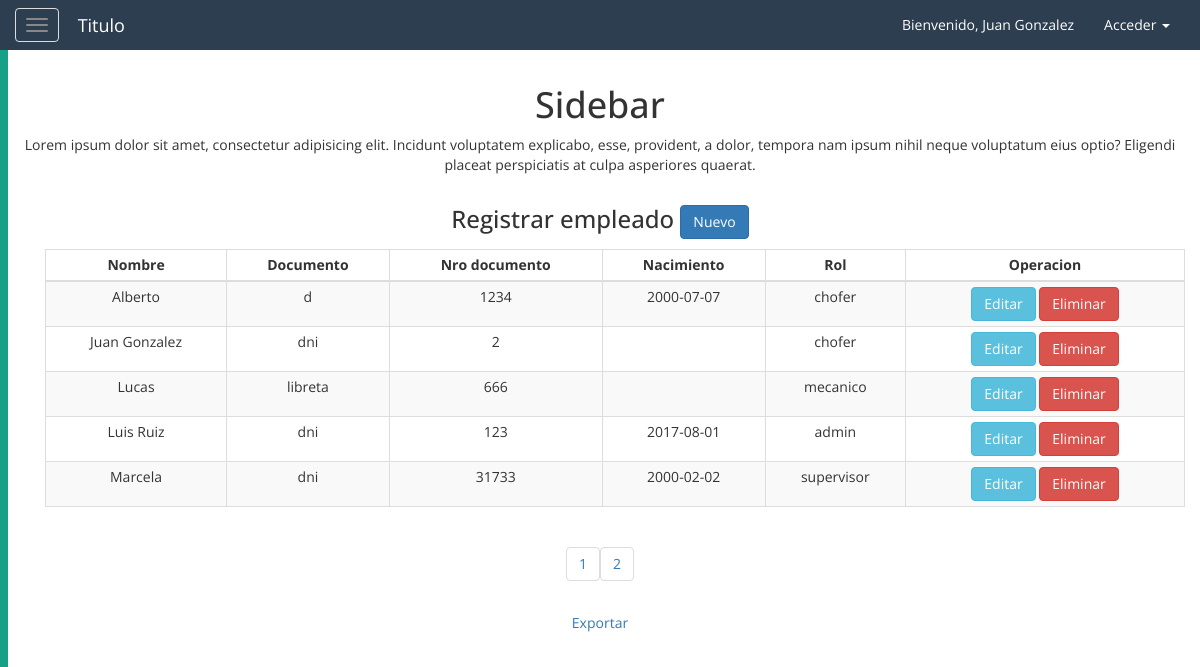
Screenshot of /php/usuarios.php (signed in) with the database file from the repository.
### tables this page shows
CREATE TABLE `usuario` (
  `idUsuario` int NOT NULL AUTO_INCREMENT,
  `nombre` varchar(45) DEFAULT NULL,
  `rol` enum('chofer','admin','supervisor','mecanico') NOT NULL DEFAULT 'chofer',
  `password` varchar(50) NOT NULL,
  `num_doc` int(11) NOT NULL,
  `tipo_doc` varchar(45) NOT NULL,
  `fecha_nacimiento` date DEFAULT NULL,
  primary key(idUsuario)
);

### php/conexion/control.php (called while the page is built, shortened)
<?php
    class controlDB{
        function __construct(){
            try{
            $host="localhost";
            $db_name="logistica";
            $user="root";
            $pass="";
            $this->con=mysqli_connect($host,$user,$pass) or die("Error en la conexion");
            mysqli_select_db($this->con,$db_name) or die("no se encontro bbdd");
            }catch(Exception $ex){
                throw $ex;
            }
        }
        function consultar($sql){
        $link=$this->con;
        $stmt = mysqli_prepare($link, $sql);
         mysqli_stmt_execute($stmt);
            $result = $stmt->get_result();
        $data=null;
        while($fila=$result->fetch_assoc()){
            $data[]=$fila;
        }
        return $data;
        }
    }
?>

### php/usuarios/mostar.php (the view, shortened to what this page needs)
<?php
    require_once '/conexion/control.php';
        $obj = new controlDB();
    $tamagno_paginas=5;
    if(isset($_GET['pagina'])){
    if($_GET['pagina']==1){
            header("Location:usuarios.php");
        }else{
            $pag=$_GET['pagina'];
        }
    }else{
        $pag=1;
    }
    $empezar_desde=($pag-1)*$tamagno_paginas;
    $datos=$obj->consultar("select * from usuario  order by nombre LIMIT $empezar_desde,$tamagno_paginas");
    $num_filas=count($obj->consultar("select * from usuario"));
    $total_paginas=ceil($num_filas/$tamagno_paginas);
?>
<div class="continer">
    <div class="row">
        <div class="col">
        <h1>Sidebar</h1>
        <p>Lorem ipsum dolor sit amet, consectetur adipisicing elit. Incidunt voluptatem explicabo, esse, provident, a dolor, tempora nam ipsum nihil neque voluptatum eius optio? Eligendi placeat perspiciatis at culpa asperiores quaerat.
        </p>
        </div>
    </div>
    <div class="row">
        <div class="col">
            <h3>Registrar empleado <a href="../php/usuarios_agregar.php" class="btn btn-primary">Nuevo</a></h3>
        </div>
    </div>
</div>
<div class="container">
    <div class="row">
        <div class="col-lg-12 col-md-12 col-sm-12 col-xs-12">
            <div class="table-responsive">
            <table class="table table-striped table-bordered table-condensed table-hover">
				<thead>
					<th  class="text-center">Nombre</th>
					<th  class="text-center">Documento</th>
					<th  class="text-center">Nro documento</th>
					<th  class="text-center">Nacimiento</th>
					<th  class="text-center">Rol</th>
					<th  class="text-center">Operacion</th>
				</thead>
                <?php foreach($datos as $td){ ?>
				<tr>
					<td><?php echo $td['nombre'];?></td>
					<td><?php echo $td['tipo_doc'];?></td>
					<td><?php echo $td['num_doc'];?></td>
					<td><?php echo $td['fecha_nacimiento'];?></td>
					<td><?php echo $td['rol'];?></td>
					<td class="text-center">
						<a href="usuarios_editar.php?id=<?php echo $td["idUsuario"]?>">
                            <button class="btn btn-info">Editar</button>
                        </a>
                         <a href="usuarios/registrar.php?id=<?php echo $td["idUsuario"]?>&funcion=eliminar" class="btn btn-danger">Eliminar</button></a>
					</td>
				</tr>
			    <?php } ?>
			</table>
            </div>
        </div>
    </div>
</div>
<div class="row">
    <div class="col">
        <?php
        for($i=1; $i <= $total_paginas; $i++){
        echo "<ul class='pagination'>
               <li><a href='?pagina=" . $i . "'>" . $i . "</a></li>
              </ul>";}
        ?>
    </div>
</div>
<div class="row">
    <a href="pdf/exportarUsuario.php" class="btn btn-link" target="_blank" >Exportar</a>
</div>

### css/estilos.css (style rules this page uses)
* { font-family: 'Open Sans', sans-serif; }

### rows the page displays
usuario: nombre "Alberto", tipo_doc "d", num_doc "1234", fecha_nacimiento "2000-07-07", rol "chofer"
usuario: nombre "Juan Gonzalez", tipo_doc "dni", num_doc "2", rol "chofer"
usuario: nombre "Lucas", tipo_doc "libreta", num_doc "666", rol "mecanico"
usuario: nombre "Luis Ruiz", tipo_doc "dni", num_doc "123", fecha_nacimiento "2017-08-01", rol "admin"
usuario: nombre "Marcela", tipo_doc "dni", num_doc "31733", fecha_nacimiento "2000-02-02", rol "supervisor"

### other values shown
$_SESSION['usuario'] "Juan Gonzalez"
